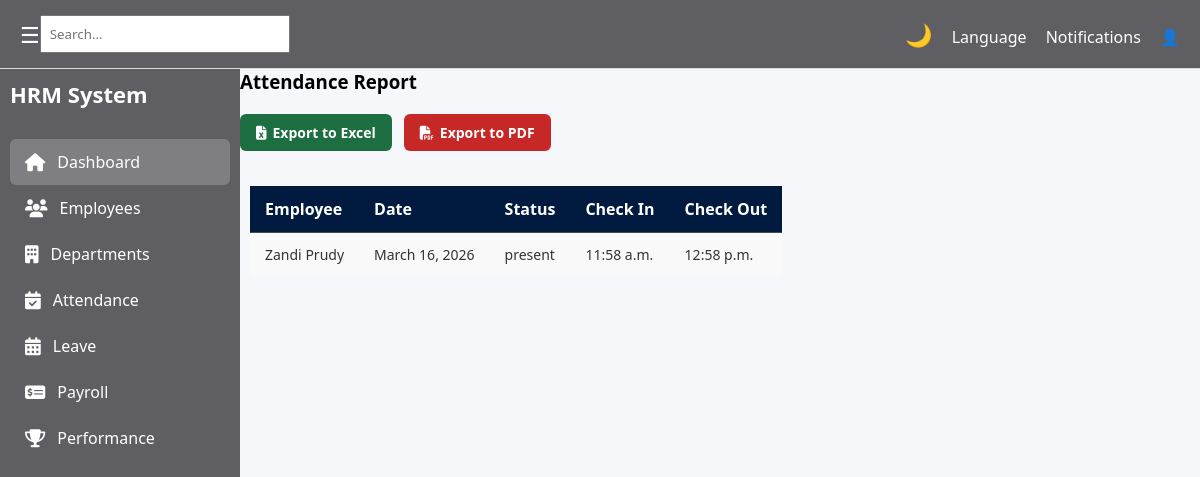
Screenshot of /hr/attendance/report/ with the database file from the repository.
### hr/models.py (models this page shows, shortened)
class Attendance(models.Model):
    employee = models.ForeignKey('employee.Employee', on_delete=models.CASCADE)
    date = models.DateField()
    status = models.CharField(max_length=20)

class Employee(models.Model):
    user = models.OneToOneField(User, on_delete=models.CASCADE)
    department = models.ForeignKey(Department, on_delete=models.CASCADE)
    first_name = models.CharField(max_length=50)
    last_name = models.CharField(max_length=50)
    email = models.EmailField(unique=True)
    role = models.ForeignKey(Role, on_delete=models.CASCADE)
    date_joined = models.DateField(auto_now_add=True)
    profile_picture = models.ImageField(upload_to='employee_profiles/', blank=True, null=True) #media/employee_profiles/
    contract_copy = models.FileField(upload_to='employee_contracts/', blank=True, null=True) #media/employee_contracts/

### hr/views.py (the view)
# urls.py: path('attendance/report/', views.attendance_report, name='attendance_report'),
def attendance_report(request):
    attendances = Attendance.objects.select_related('employee').all().order_by('-date')
    return render(request, 'hr/pages/attendance_report.html', {
        'attendances': attendances
    })

### hr/templates/hr/pages/attendance_report.html (shortened to what this page needs)
{% extends 'hr/base/base.html' %}
{% block content %}
<h3>Attendance Report</h3>
<div class="export-buttons">
    <a href="{% url 'export_attendance_excel' %}" class="btn-export-excel">
        <i class="fas fa-file-excel"></i> Export to Excel
    </a>
    <a href="{% url 'export_attendance_pdf' %}" class="btn-export-pdf">
        <i class="fas fa-file-pdf"></i> Export to PDF
    </a>
</div>
<table class="attendance-table">
    <thead>
        <tr>
            <th>Employee</th>
            <th>Date</th>
            <th>Status</th>
            <th>Check In</th>
            <th>Check Out</th>
        </tr>
    </thead>
    <tbody>
        {% for attendance in attendances %}
        <tr>
            <td>{{ attendance.employee.first_name }} {{ attendance.employee.last_name }}</td>
            <td>{{ attendance.date }}</td>
            <td>{{ attendance.status }}</td>
            <td>{{ attendance.check_in_time|default:"--:--" }}</td>
            <td>{{ attendance.check_out_time|default:"--:--" }}</td>
        </tr>
        {% endfor %}
    </tbody>
</table>
{% endblock %}

### hr/static/hr/css/global.css (style rules this page uses)
* { margin: 0; padding: 0; box-sizing: border-box; font-family: "Segoe UI", sans-serif; }
body { background: white; transition: background 0.3s, color 0.3s; }
.attendance-table { width: 100%; border-collapse: collapse; border: 10px solid #001f4d; border-radius: 6px; overflow: hidden; }
.attendance-table td, .attendance-table th { border-bottom: 1px solid #47494d; padding: 10px; }
body { margin: 0; font-family: "Segoe UI", sans-serif; height: 100vh; }

### hr/static/hr/css/attendance.css (style rules this page uses)
.attendance-table { width: 100%; border-collapse: collapse; border: 10px solid #001f4d; border-radius: 6px; overflow: hidden; }
.attendance-table td, .attendance-table th { border-bottom: 1px solid #47494d; padding: 10px; }
.attendance-table thead { background-color: #001a40; color: #fff; }
.attendance-table thead th { padding: 12px 15px; text-align: left; font-weight: 600; }
.attendance-table tbody tr { background-color: #f9f9f9; transition: background 0.2s; }
.attendance-table tbody td { padding: 12px 15px; border-bottom: 1px solid #ddd; font-size: 14px; color: #333; }
.export-buttons { display: flex; gap: 12px; margin-bottom: 20px; }
.btn-export-excel { background-color: #1D6F42; color: white; padding: 9px 16px; border-radius: 6px; text-decoration: none; font-weight: 600; font-size: 14px; display: inline-flex; align-items: center; gap: 6px; transition: 0.3s ease; }
.btn-export-pdf { background-color: #C62828; color: white; padding: 9px 16px; border-radius: 6px; text-decoration: none; font-weight: 600; font-size: 14px; display: inline-flex; align-items: center; gap: 6px; transition: 0.3s ease; }
h3 { margin-bottom: 20px; }
.export-buttons { display: flex; gap: 12px; margin-bottom: 25px; }

### hr/static/hr/css/apply_leave.css (style rules this page uses)
body { background-color: #f5f7fb; font-family: Arial, Helvetica, sans-serif; }

### rows the page displays
Attendance: employee.first_name "Zandi", employee.last_name "Prudy", date "March 16, 2026", status "present", check_in_time "11:58 a.m.", check_out_time "12:58 p.m."
